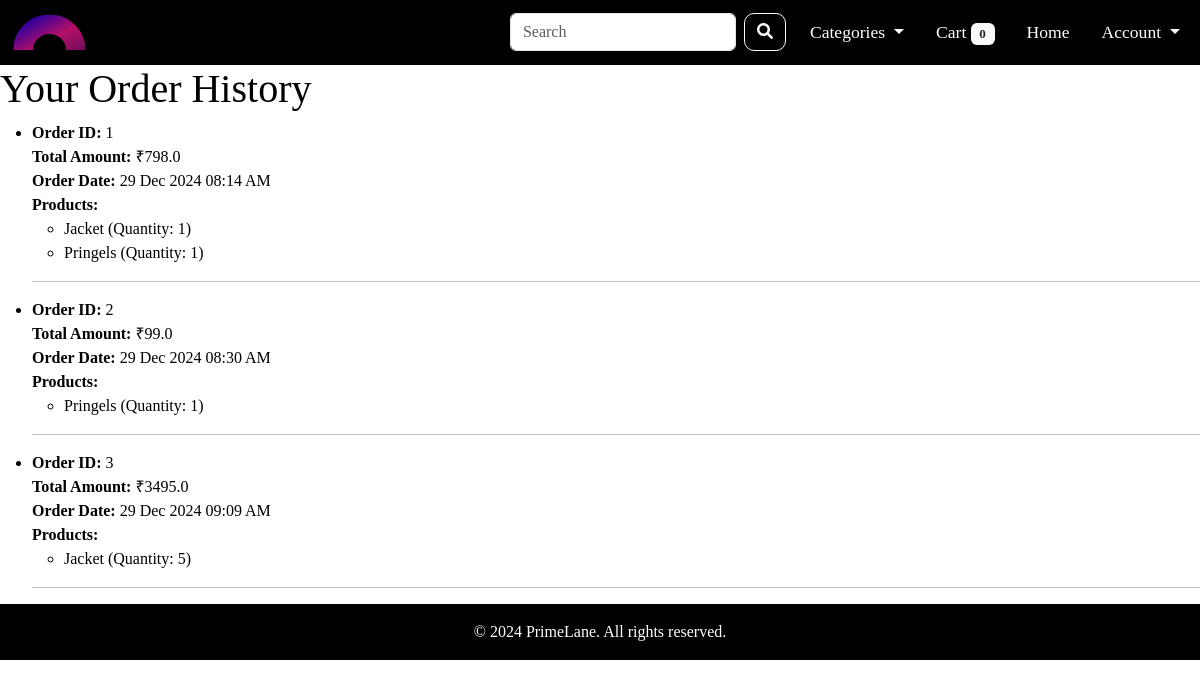
Before: /order-history/ (signed in) with the older database file.
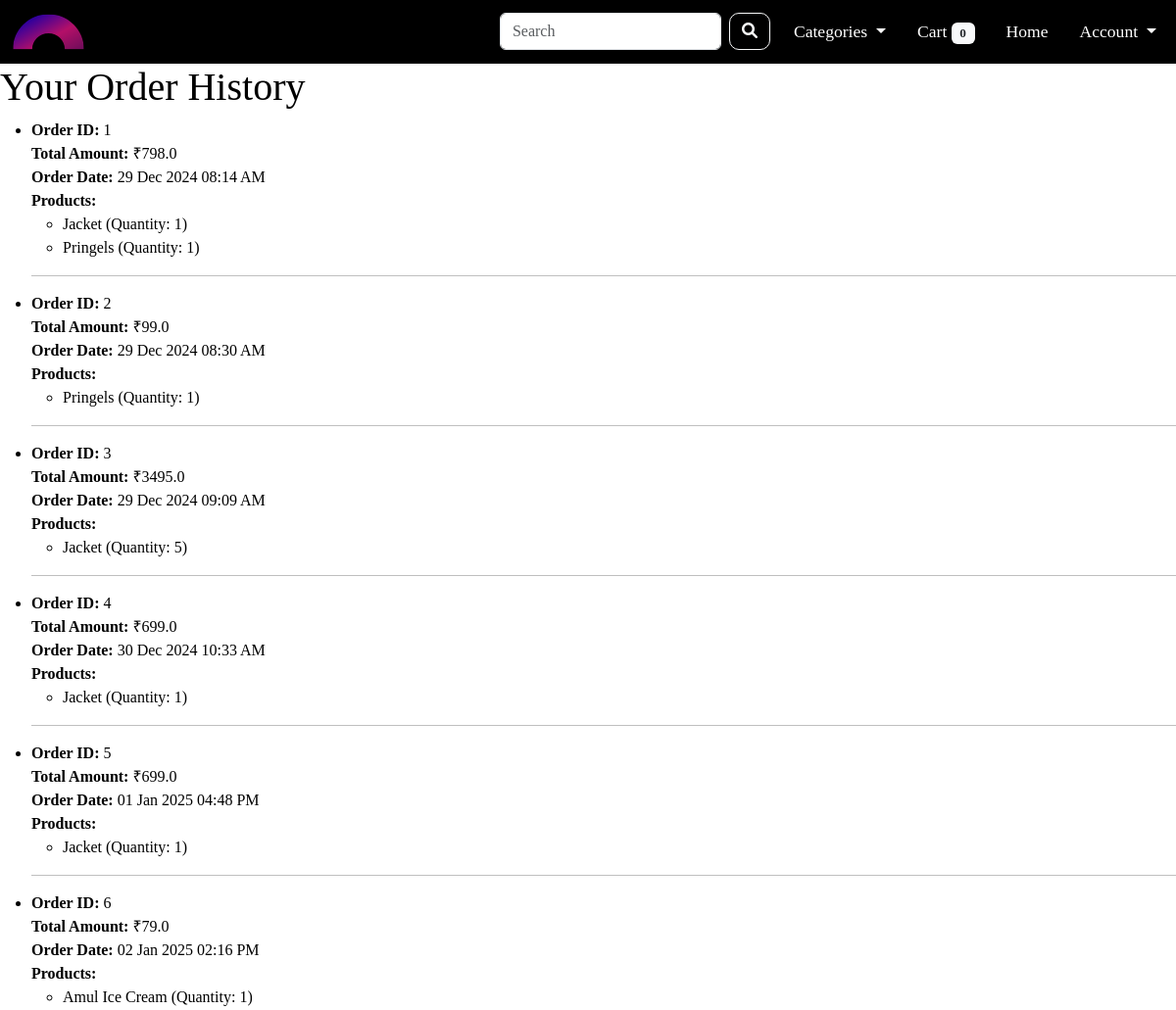
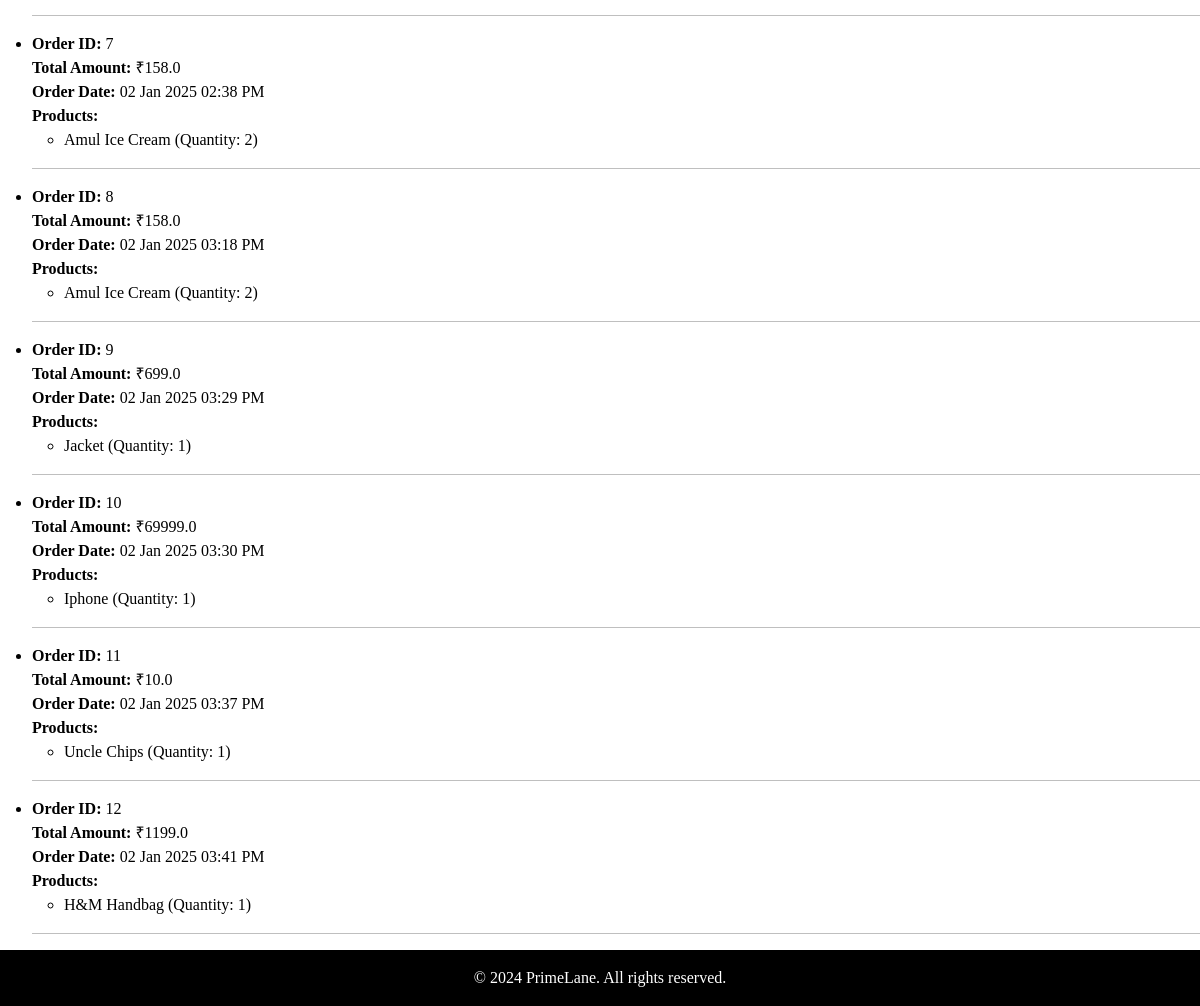
After: the same page with the newer database file (2 pictures, top to bottom).
### app/models.py (models this page shows)
class Order(Base):
    __tablename__ = 'orders'
    order_id = Column(Integer, primary_key=True, autoincrement=True)
    user_id = Column(Integer, ForeignKey('users.user_id'))
    payment_id = Column(String(100), nullable=True)
    payment_status = Column(String(50), default="Pending", nullable=False)
    order_date = Column(DateTime, default=get_ist_time)
    order_status = Column(String, nullable=False)
    order_total_amount = Column(Float, nullable=False)
    created_at = Column(DateTime, default=get_ist_time)
    updated_at = Column(DateTime, default=get_ist_time, onupdate=get_ist_time)
    user = relationship('User', back_populates='orders')
    products = relationship('OrderProduct', back_populates='order')

class OrderProduct(Base):
    __tablename__ = 'order_products'
    order_id = Column(Integer, ForeignKey('orders.order_id'), primary_key=True)
    product_id = Column(Integer, ForeignKey('products.product_id'), primary_key=True)
    order_product_quantity = Column(Integer, nullable=False)
    order_product_price = Column(Float, nullable=False)
    order = relationship('Order', back_populates='products')
    product = relationship('Product', back_populates='order_products')

class Product(Base):
    __tablename__ = 'products'
    product_id = Column(Integer, primary_key=True, autoincrement=True)
    product_name = Column(String(100), nullable=False)
    product_description = Column(String(500), nullable=True)
    product_price = Column(Integer, nullable=False)
    product_quantity = Column(Integer, nullable=False)
    category_id = Column(Integer, ForeignKey('categories.category_id'))
    created_at = Column(DateTime, default=get_ist_time)
    updated_at = Column(DateTime, default=get_ist_time, onupdate=get_ist_time)
    image_url = Column(String(200), nullable=True)
    is_deleted = Column(Boolean, default=False)
    category = relationship('Category', back_populates='products')
    order_products = relationship('OrderProduct', back_populates='product')
    shopping_carts = relationship('ShoppingCart', back_populates='product')

### app/routes.py (the view)
@main.route('/order-history/', methods=['GET'])
def order_history():
    user_id = session.get('user_id')
    if not user_id:
        flash("You need to be logged in to view your order history.", 'danger')
        return redirect(url_for('login'))
    db_session = get_session()
    orders = db_session.query(Order).filter_by(user_id=user_id, payment_status='completed').options(
        joinedload(Order.products).joinedload(OrderProduct.product)
    ).all()
    if not orders:
        flash("You have no order history with completed payments.", 'info')
    db_session.close()
    return render_template('order_history.html', orders=orders)

### app/__init__.py (called while the page is built)
def create_app():
    app = Flask(__name__)
    app.config.from_object('config.Config')
    init_db()
    @app.before_request
    def before_request():
        g.rupee_symbol = '₹'
    mail.init_app(app)
    Migrate(app, engine)
    app.register_blueprint(main)
    app.register_blueprint(admin, url_prefix='/admin')
    app.register_blueprint(auth)
    Base.metadata.create_all(engine)
    app.config['SECRET_KEY'] = 'secret_key'
    return app

### app/routes.py (called while the page is built)
@main.before_request
def before_request():
    user_id = session.get('user_id')
    if user_id:
        db_session = get_session()
        products_in_cart = db_session.query(ShoppingCart).filter_by(user_id=user_id).all()
        cart_count = sum(item.cart_quantity for item in products_in_cart)
        g.cart_count = cart_count
    else:
        g.cart_count = 0

@main.before_request
def load_categories():
    db_session = get_session()
    g.categories = db_session.query(Category).all()
    db_session.close()

### db/engine.py (called while the page is built)
def get_session():
    return Session()

### app/templates/order_history.html
{% extends 'base.html' %}
{% block content %}
<h1>Your Order History</h1>
{% if orders %}
    <ul>
        {% for order in orders %}
            <li>
                <strong>Order ID:</strong> {{ order.order_id }}<br>
                <strong>Total Amount:</strong> ₹{{ order.order_total_amount }}<br>
                <strong>Order Date:</strong> {{ order.order_date.strftime('%d %b %Y %I:%M %p') }}<br>
                <strong>Products:</strong>
                <ul>
                    {% for order_product in order.products %}
                        <li>{{ order_product.product.product_name }} (Quantity: {{ order_product.order_product_quantity }})</li>
                    {% endfor %}
                </ul>
            </li>
            <hr>
        {% endfor %}
    </ul>
{% else %}
    <p>No orders found.</p>
{% endif %}
{% endblock %}

### app/templates/base.html (shortened to what this page needs)
<!DOCTYPE html>
<html lang="en">
<head>
    <link href="https://cdnjs.cloudflare.com/ajax/libs/font-awesome/6.0.0-beta3/css/all.min.css" rel="stylesheet">
    <link href="https://cdn.jsdelivr.net/npm/bootstrap@5.3.0/dist/css/bootstrap.min.css" rel="stylesheet">
    <link rel="stylesheet" href="{{ url_for('static', filename='css/main.css') }}">
</head>
<body>
<nav class="navbar navbar-expand-lg navbar-dark bg-dark sticky-top">
    <div class="container-fluid">
        <a class="navbar-brand" href="{{ url_for('main.home') }}">
            <img src="{{ url_for('static', filename='images/LogoIcon.svg') }}" class="navLogo" alt="">
        </a>
        <div class="collapse navbar-collapse" id="navbarNav" style="width: 900px;">
            <ul class="navbar-nav ms-auto align-items-center">
                <li class="nav-item">
                    <form class="d-flex" action="{{ url_for('main.search') }}" method="GET">
                        <input class="form-control me-2" type="search" name="query" placeholder="Search" aria-label="Search">
                        <button class="btn btn-outline-light searchBtn" type="submit">
                            <i class="fas fa-search"></i>
                        </button>
                    </form>
                </li>
                <li class="nav-item dropdown ms-3">
                    <a class="nav-link dropdown-toggle" href="#" id="categoriesDropdown" role="button" data-bs-toggle="dropdown" aria-expanded="false">
                        Categories
                    </a>
                </li>
                <li class="nav-item ms-3">
                    <a class="nav-link" href="{{ url_for('main.view_cart') }}">
                        Cart
                        {% if 'user_id' in session %}
                            <span class="badge bg-light text-dark">
                                {{ g.cart_count }}
                            </span>
                        {% else %}
                            <span class="badge bg-light text-dark">0</span>
                        {% endif %}
                    </a>
                </li>
                <li class="nav-item ms-3">
                    <a class="nav-link {% if request.endpoint == 'main.home' %}active{% endif %}" href="{{ url_for('main.home') }}">Home</a>
                </li>
                <li class="nav-item dropdown ms-3">
                    <a class="nav-link dropdown-toggle" href="#" id="navbarDropdown" role="button" data-bs-toggle="dropdown" aria-expanded="false">
                        Account
                    </a>
                </li>
            </ul>
        </div>
    </div>
</nav>
        {% block content %}{% endblock %}
    <footer class="footer text-white text-center py-3">
        <div class="container">
            <p>&copy; 2024 PrimeLane. All rights reserved.</p>
        </div>
    </footer>
</body>
</html>

### app/static/css/main.css (style rules this page uses)
* { box-sizing: border-box; font-family: agrandir; }
body { background-color: #ffffff; color: black; margin: 0; padding: 0; background-clip: content-box; }
a { text-decoration: none; }
.navbar-brand { font-weight: bold; color: #ffffff !important; width: 100px; }
.navLogo { width: 75px; }
.navbar-nav .nav-link { color: #ffffff !important; font-size: 1.1rem; font-weight: 500; }
.searchBtn { border-radius: 10px; }
footer { background-color: #000000; color: #ffffff; padding: 1rem 0; }
footer p { margin: 0; }
.navbar { background-color: #000000 !important; height: 65px; }

Changed rows visible on the page:
added Order: order_id "4", order_total_amount "699.0", order_date "30 Dec 2024 10:33 AM"
added OrderProduct: product.product_name "Jacket", order_product_quantity "1", shown under "4"
added Order: order_id "5", order_total_amount "699.0", order_date "01 Jan 2025 04:48 PM"
added OrderProduct: product.product_name "Jacket", order_product_quantity "1", shown under "5"
added Order: order_id "6", order_total_amount "79.0", order_date "02 Jan 2025 02:16 PM"
added OrderProduct: product.product_name "Amul Ice Cream", order_product_quantity "1", shown under "6"
added Order: order_id "7", order_total_amount "158.0", order_date "02 Jan 2025 02:38 PM"
added OrderProduct: product.product_name "Amul Ice Cream", order_product_quantity "2", shown under "7"
added Order: order_id "8", order_total_amount "158.0", order_date "02 Jan 2025 03:18 PM"
added OrderProduct: product.product_name "Amul Ice Cream", order_product_quantity "2", shown under "8"
added Order: order_id "9", order_total_amount "699.0", order_date "02 Jan 2025 03:29 PM"
added OrderProduct: product.product_name "Jacket", order_product_quantity "1", shown under "9"
added Order: order_id "10", order_total_amount "69999.0", order_date "02 Jan 2025 03:30 PM"
added OrderProduct: product.product_name "Iphone", order_product_quantity "1", shown under "10"
added Order: order_id "11", order_total_amount "10.0", order_date "02 Jan 2025 03:37 PM"
added OrderProduct: product.product_name "Uncle Chips", order_product_quantity "1", shown under "11"
added Order: order_id "12", order_total_amount "1199.0", order_date "02 Jan 2025 03:41 PM"
added OrderProduct: product.product_name "H&M Handbag", order_product_quantity "1", shown under "12"
